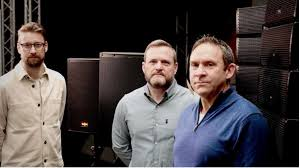
#> input picture Images/group3.jpg, 300 x 168 px
$ python Face_Detection.py
#> lines starting #> are read from the running program, lines starting #| are printed output that depends on the picture
import cv2 as cv

img = cv.imread('Images/group3.jpg')
#> img is the input picture: shape (168, 300, 3); mean B, G, R 67.6, 67, 73.8
img = cv.resize(img, (500,500), interpolation=cv.INTER_AREA)
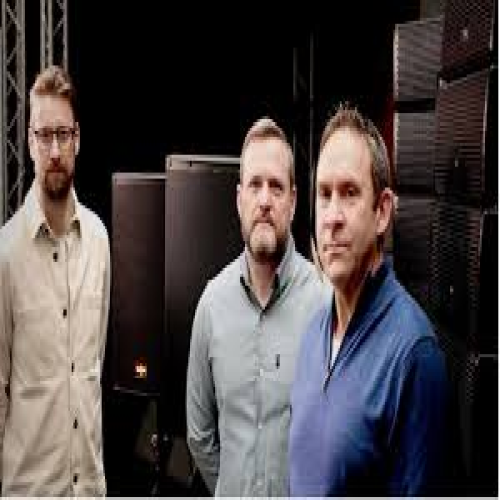
#> img: shape (500, 500, 3); mean B, G, R 67.6, 66.9, 73.8
cv.imshow('Person', img)

gray = cv.cvtColor(img, cv.COLOR_BGR2GRAY)
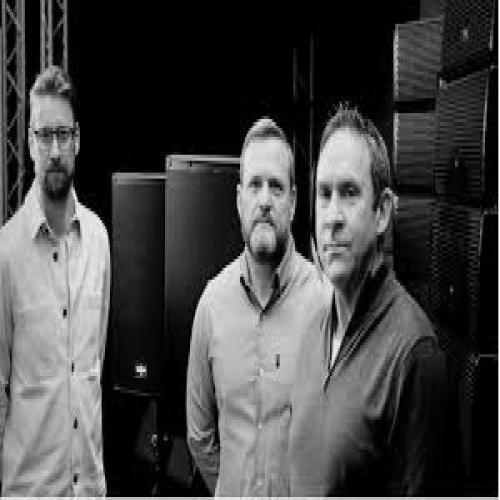
#> gray: shape (500, 500); min 0, max 255, mean 69.1
cv.imshow('Gray', gray)

#> (the run stopped early here; a loop or call above may not have finished)

$ run again, with Images/group1.jpg copied over Images/group3.jpg
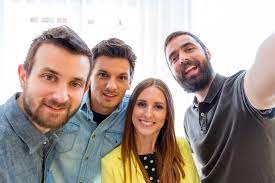
#> input picture Images/group1.jpg, 275 x 183 px
#> img is the input picture: shape (183, 275, 3); mean B, G, R 149.8, 156.2, 169.2
#> `img = cv.resize(img, (500,500), interpolation=cv.INTER_AREA)`:
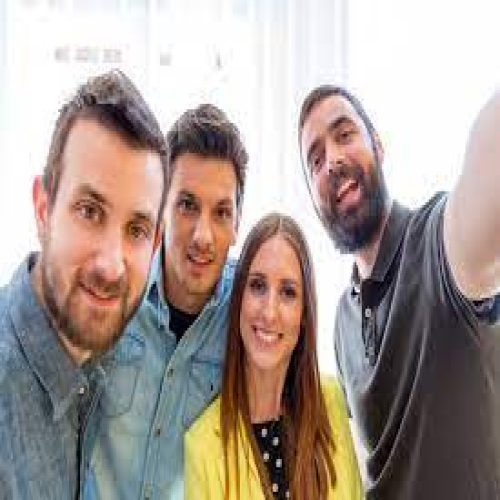
#> img: shape (500, 500, 3); mean B, G, R 149.8, 156.1, 169.2
#> `gray = cv.cvtColor(img, cv.COLOR_BGR2GRAY)`:
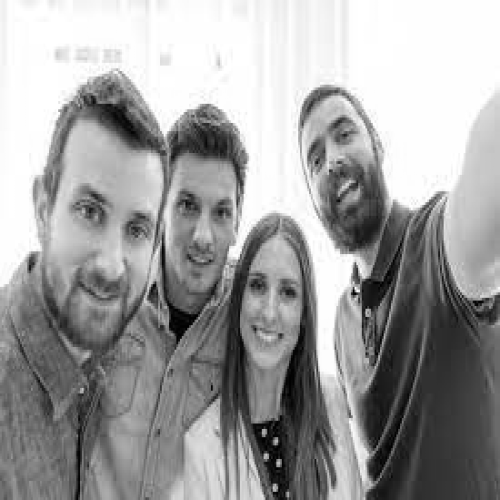
#> gray: shape (500, 500); min 0, max 255, mean 159.3

$ run again, with Images/group2.jpg copied over Images/group3.jpg
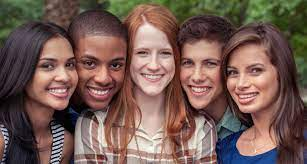
#> input picture Images/group2.jpg, 307 x 164 px
#> img is the input picture: shape (164, 307, 3); mean B, G, R 82.5, 90.9, 116.5
#> `img = cv.resize(img, (500,500), interpolation=cv.INTER_AREA)`:
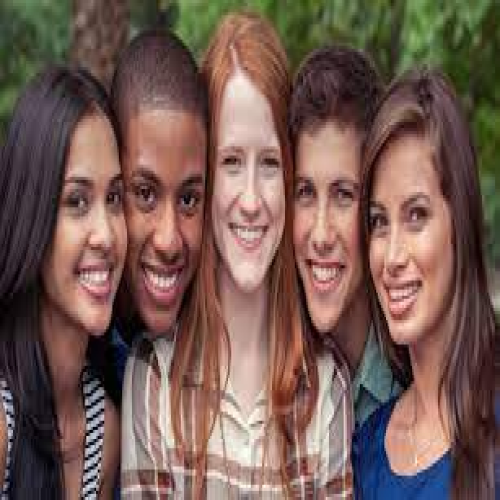
#> img: shape (500, 500, 3); mean B, G, R 82.5, 90.9, 116.5
#> `gray = cv.cvtColor(img, cv.COLOR_BGR2GRAY)`:
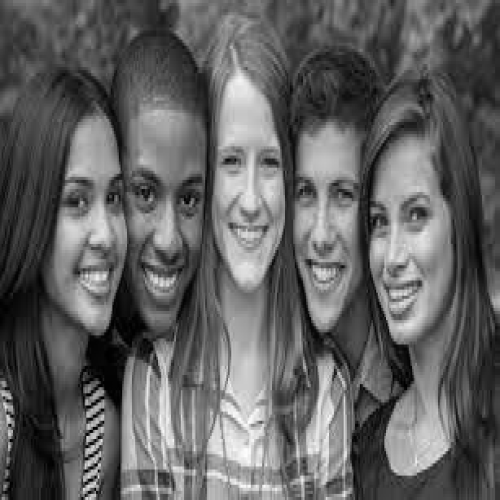
#> gray: shape (500, 500); min 0, max 253, mean 97.6

$ run again, with Images/acat.jpg copied over Images/group3.jpg
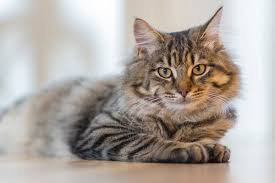
#> input picture Images/acat.jpg, 275 x 183 px
#> img is the input picture: shape (183, 275, 3); mean B, G, R 162.1, 168.3, 176.2
#> `img = cv.resize(img, (500,500), interpolation=cv.INTER_AREA)`:
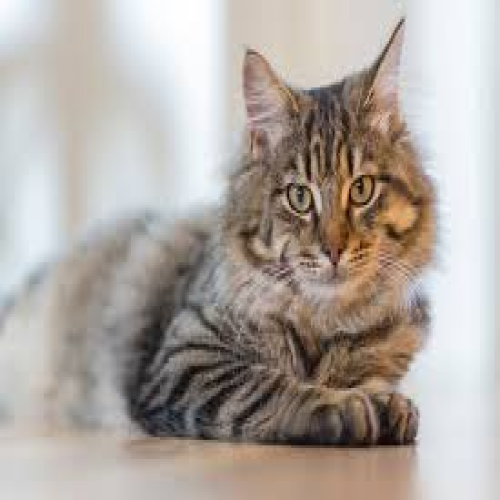
#> img: shape (500, 500, 3); mean B, G, R 162.1, 168.2, 176.2
#> `gray = cv.cvtColor(img, cv.COLOR_BGR2GRAY)`:
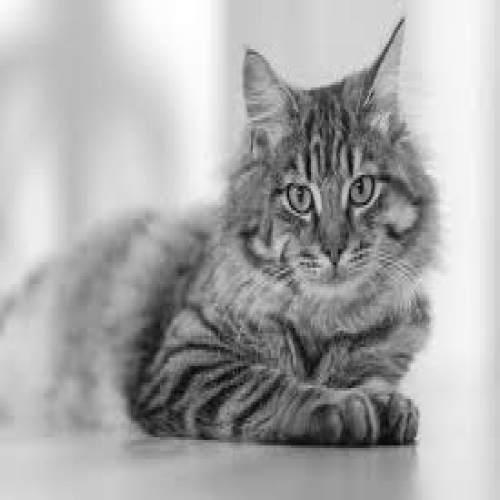
#> gray: shape (500, 500); min 5, max 255, mean 170
